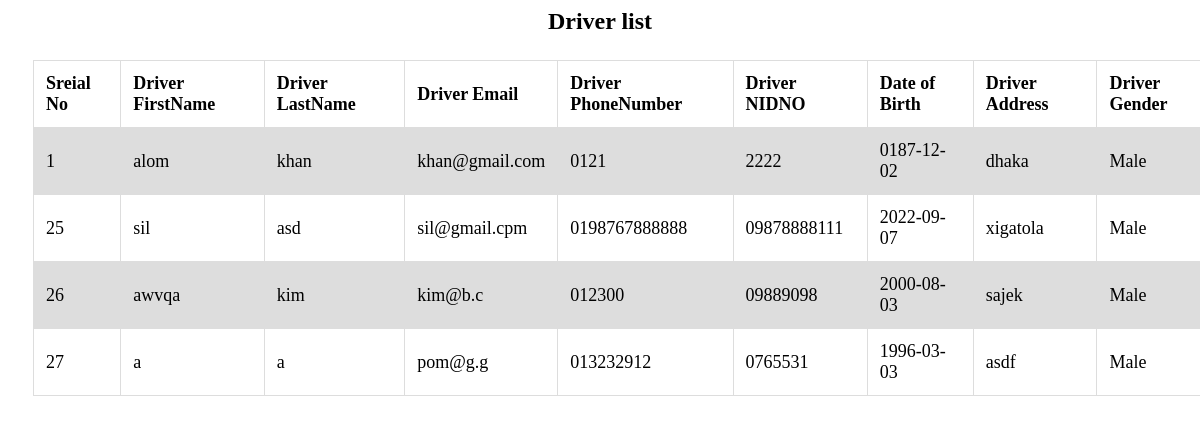
The app's page /admin/driverinfo.php with its own data.
### tables this page shows
CREATE TABLE `users` (
  `serialno` int(11) NOT NULL,
  `firstName` varchar(50) NOT NULL,
  `LastName` varchar(50) NOT NULL,
  `Email` varchar(50) NOT NULL,
  `DateofBirth` date NOT NULL,
  `PhoneNumber` varchar(50) NOT NULL,
  `NIDNO` varchar(50) NOT NULL,
  `Address` varchar(50) NOT NULL,
  `Gender` varchar(50) NOT NULL,
  `Password` varchar(50) NOT NULL,
  `Vehiclesbrand` varchar(50) NOT NULL,
  `Model` varchar(50) NOT NULL,
  `RegistrationNo` varchar(50) NOT NULL,
  `RegistrationDate` varchar(50) NOT NULL,
  `Color` varchar(50) NOT NULL,
  `NumberofSeat` varchar(50) NOT NULL,
  `fname` varchar(50) NOT NULL,
  `lname` varchar(50) NOT NULL,
  `emal` varchar(50) NOT NULL,
  `PNumber` varchar(50) NOT NULL,
  `Ncard` varchar(50) NOT NULL,
  `Datebirth` date NOT NULL,
  `Addres` varchar(50) NOT NULL,
  `Gen` varchar(50) NOT NULL,
  `Image` text NOT NULL,
  `userrole` varchar(50) NOT NULL,
  `addedon` timestamp NOT NULL DEFAULT current_timestamp() ON UPDATE current_timestamp(),
  `Status` varchar(40) NOT NULL DEFAULT 'Pending',
  `Fare` double DEFAULT 0,
  `Availability` varchar(30) NOT NULL DEFAULT 'Avaliable'
);

### db/dbconnect.php (called while the page is built)
<?php
function getDataFromDB($sql)
{
  $newdb = mysqli_connect('localhost', 'root', '', 'project');
  $result = mysqli_query($newdb,$sql) or die(mysqli_error($newdb));
  $container = array();
  while ($a = mysqli_fetch_assoc($result)) {
    $container[] = $a;
  }
  return $container;
}
?>

### admin/driverinfo.php (the view, shortened to what this page needs)
<?php
  require '../db/dbconnect.php';
  $container= getDataFromDB($sql);
  ?>
  <h2 align="center">Driver list</h2>
  <table id= 'myTable' width="95%">
      <tr>
          <th>Sreial No</th>
          <th> Driver FirstName</th>
          <th> Driver LastName</th>
          <th> Driver Email</th>
          <th> Driver PhoneNumber</th>
          <th> Driver NIDNO</th>
          <th> Date of Birth</th>
          <th> Driver Address</th>
          <th> Driver Gender</th>
      </tr>
      <?php
          foreach($container as $row){
      ?>
              <tr>
                  <td><?php echo $row["serialno"] ?></td>
                  <td><?php echo $row["fname"] ?></td>
                  <td><?php echo $row["lname"] ?></td>
                  <td><?php echo $row["emal"] ?></td>
                  <td><?php echo $row["PNumber"] ?></td>
                  <td><?php echo $row["Ncard"] ?></td>
                  <td><?php echo $row["Datebirth"] ?></td>
                  <td><?php echo $row["Addres"] ?></td>
                  <td><?php echo $row["Gen"] ?></td>
              </tr>
          <?php
          }
          ?>
  </table>

### admin/driverinfo.php (style rules this page uses)
table { color: black; margin-top:25px; margin-left:25px; }
h2 { color: black; }
td, th { border: 1px solid #dddddd; text-align: left; padding: 8px; }
tr:nth-child(even) { background-color: #dddddd; }
#myTable { border-collapse: collapse; width: 100%; border: 1px solid #ddd; font-size: 18px; }
#myTable th, #myTable td { text-align: left; padding: 12px; }
#myTable tr { border-bottom: 1px solid #ddd; }

### records on screen
users: serialno "1", fname "alom", lname "khan", emal "khan@gmail.com", PNumber "0121", Ncard "2222", Datebirth "0187-12-02", Addres "dhaka", Gen "Male"
users: serialno "25", fname "sil", lname "asd", emal "sil@gmail.cpm", PNumber "0198767888888", Ncard "09878888111", Datebirth "2022-09-07", Addres "xigatola", Gen "Male"
users: serialno "26", fname "awvqa", lname "kim", emal "kim@b.c", PNumber "012300", Ncard "09889098", Datebirth "2000-08-03", Addres "sajek", Gen "Male"
users: serialno "27", fname "a", lname "a", emal "pom@g.g", PNumber "013232912", Ncard "0765531", Datebirth "1996-03-03", Addres "asdf", Gen "Male"
